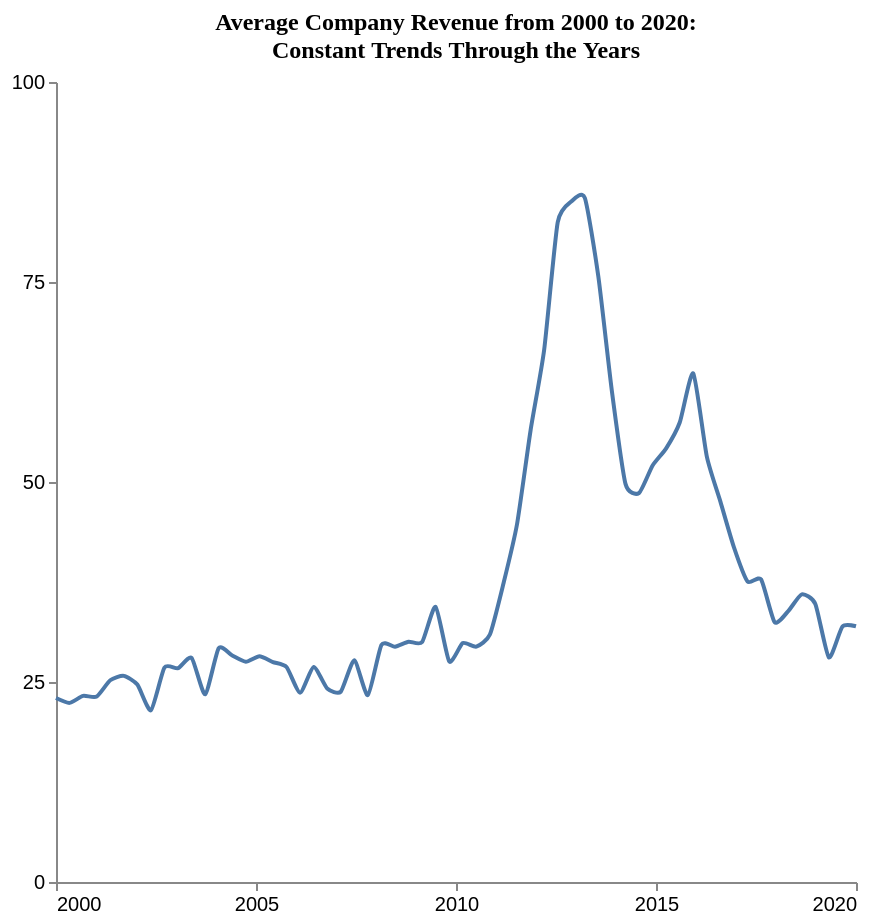

Vega-Lite specification for this chart:
### Vega-Lite specification from a JSON file in a GitHub repository (floating-point values rounded to 4 significant figures)
{"$schema": "https://vega.github.io/schema/vega-lite/v5.json", "description": "Pattern: upward", "data": {"values": [{"X": 2000.0, "Y": 23.0}, {"X": 2000.0, "Y": 22.39}, {"X": 2001.0, "Y": 23.26}, {"X": 2001.0, "Y": 23.18}, {"X": 2001.0, "Y": 25.22}, {"X": 2002.0, "Y": 25.77}, {"X": 2002.0, "Y": 24.68}, {"X": 2002.0, "Y": 21.47}, {"X": 2003.0, "Y": 26.81}, {"X": 2003.0, "Y": 26.72}, {"X": 2003.0, "Y": 28.02}, {"X": 2004.0, "Y": 23.47}, {"X": 2004.0, "Y": 29.24}, {"X": 2004.0, "Y": 28.31}, {"X": 2005.0, "Y": 27.53}, {"X": 2005.0, "Y": 28.21}, {"X": 2005.0, "Y": 27.49}, {"X": 2006.0, "Y": 26.87}, {"X": 2006.0, "Y": 23.66}, {"X": 2006.0, "Y": 26.87}, {"X": 2007.0, "Y": 24.2}, {"X": 2007.0, "Y": 23.78}, {"X": 2007.0, "Y": 27.72}, {"X": 2008.0, "Y": 23.36}, {"X": 2008.0, "Y": 29.63}, {"X": 2008.0, "Y": 29.42}, {"X": 2009.0, "Y": 30.04}, {"X": 2009.0, "Y": 29.99}, {"X": 2009.0, "Y": 34.4}, {"X": 2010.0, "Y": 27.58}, {"X": 2010.0, "Y": 29.86}, {"X": 2011.0, "Y": 29.41}, {"X": 2011.0, "Y": 30.94}, {"X": 2011.0, "Y": 37.31}, {"X": 2012.0, "Y": 44.72}, {"X": 2012.0, "Y": 56.46}, {"X": 2012.0, "Y": 66.5}, {"X": 2013.0, "Y": 82.45}, {"X": 2013.0, "Y": 85.05}, {"X": 2013.0, "Y": 85.52}, {"X": 2014.0, "Y": 75.65}, {"X": 2014.0, "Y": 61.31}, {"X": 2014.0, "Y": 49.77}, {"X": 2015.0, "Y": 48.63}, {"X": 2015.0, "Y": 52.06}, {"X": 2015.0, "Y": 54.21}, {"X": 2016.0, "Y": 57.43}, {"X": 2016.0, "Y": 63.56}, {"X": 2016.0, "Y": 53.16}, {"X": 2017.0, "Y": 47.55}, {"X": 2017.0, "Y": 41.83}, {"X": 2017.0, "Y": 37.57}, {"X": 2018.0, "Y": 37.82}, {"X": 2018.0, "Y": 32.47}, {"X": 2018.0, "Y": 33.86}, {"X": 2019.0, "Y": 35.95}, {"X": 2019.0, "Y": 34.76}, {"X": 2019.0, "Y": 28.07}, {"X": 2020.0, "Y": 31.93}, {"X": 2020.0, "Y": 31.96}]}, "mark": {"type": "line", "interpolate": "cardinal", "tension": 0.4}, "encoding": {"x": {"field": "X", "type": "quantitative", "title": "", "axis": {"grid": false, "format": "d", "values": [2000, 2005, 2010, 2015, 2020], "tickSize": 4}, "scale": {"domain": [2000, 2020]}}, "y": {"field": "Y", "type": "quantitative", "title": "", "axis": {"grid": false, "format": "d", "values": [0, 25, 50, 75, 100], "tickSize": 4, "tickOpacity": 1}, "scale": {"domain": [0, 100]}}}, "title": {"text": "Average Company Revenue from 2000 to 2020:^ Constant Trends Through the Years", "anchor": "middle", "font": "Tahoma", "fontSize": 12}, "config": {"lineBreak": "^", "view": {"stroke": null}}, "height": 400, "width": 400, "autosize": "pad"}
